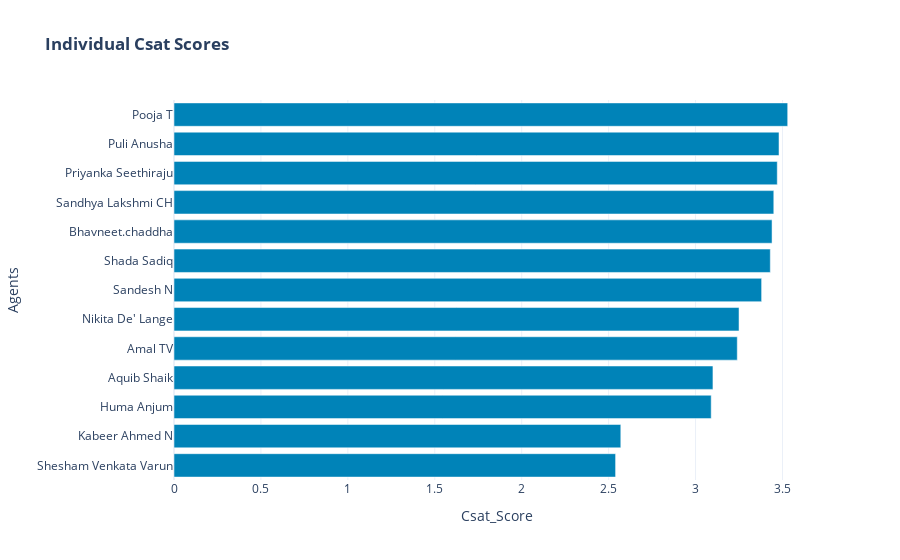

The code cell stored with this chart in its notebook:
### Code cell
fig_Csat_Score

### Figure 1 — Plotly figure (JSON) as saved in the notebook; plotly's stock layout.template omitted (floating-point values rounded to 4 significant figures)
{"data": [{"alignmentgroup": "True", "hovertemplate": "Csat_Score=%{x}<br>Agents=%{y}<extra></extra>", "legendgroup": "", "marker": {"color": "#0083B8", "pattern": {"shape": ""}}, "name": "", "offsetgroup": "", "orientation": "h", "showlegend": false, "textposition": "auto", "type": "bar", "x": [2.54, 2.57, 3.09, 3.1, 3.24, 3.25, 3.38, 3.43, 3.44, 3.45, 3.47, 3.48, 3.53], "xaxis": "x", "y": ["Shesham Venkata Varun", "Kabeer Ahmed N", "Huma Anjum", "Aquib Shaik", "Amal TV", "Nikita De' Lange", "Sandesh N", "Shada Sadiq", "Bhavneet.chaddha", "Sandhya Lakshmi CH", "Priyanka Seethiraju", "Puli Anusha", "Pooja T"], "yaxis": "y"}], "layout": {"barmode": "relative", "legend": {"tracegroupgap": 0}, "title": {"text": "<b>Individual Csat Scores</b>"}, "xaxis": {"anchor": "y", "domain": [0, 1], "title": {"text": "Csat_Score"}}, "yaxis": {"anchor": "x", "domain": [0, 1], "title": {"text": "Agents"}}}}
